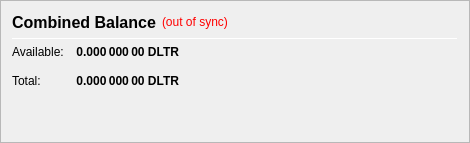
                   <widget class="QFrame" name="frame_CombinedBalances">
                    <property name="minimumSize">
                     <size>
                      <width>470</width>
                      <height>0</height>
                     </size>
                    </property>
                    <property name="frameShape">
                     <enum>QFrame::StyledPanel</enum>
                    </property>
                    <property name="frameShadow">
                     <enum>QFrame::Raised</enum>
                    </property>
                    <layout class="QVBoxLayout" name="verticalLayout_5">
                     <item>
                      <layout class="QHBoxLayout" name="horizontalLayout_5" stretch="0">
                       <item>
                        <widget class="QLabel" name="label_5z">
                         <property name="minimumSize">
                          <size>
                           <width>0</width>
                           <height>20</height>
                          </size>
                         </property>
                         <property name="font">
                          <font>
                           <pointsize>12</pointsize>
                           <weight>75</weight>
                           <bold>true</bold>
                          </font>
                         </property>
                         <property name="toolTip">
                          <string>Combined Balance (including unconfirmed and immature coins)</string>
                         </property>
                         <property name="text">
                          <string>Combined Balance</string>
                         </property>
                        </widget>
                       </item>
                       <item>
                        <widget class="QLabel" name="labelWalletStatus">
                         <property name="cursor">
                          <cursorShape>WhatsThisCursor</cursorShape>
                         </property>
                         <property name="toolTip">
                          <string>The displayed information may be out of date. Your wallet automatically synchronizes with the Delectrum network after a connection is established, but this process has not completed yet.</string>
                         </property>
                         <property name="styleSheet">
                          <string notr="true">QLabel { color: red; }</string>
                         </property>
                         <property name="text">
                          <string notr="true">(out of sync)</string>
                         </property>
                         <property name="alignment">
                          <set>Qt::AlignLeading|Qt::AlignLeft|Qt::AlignVCenter</set>
                         </property>
                        </widget>
                       </item>
                       <item>
                        <spacer name="horizontalSpacer_1">
                         <property name="orientation">
                          <enum>Qt::Horizontal</enum>
                         </property>
                         <property name="sizeHint" stdset="0">
                          <size>
                           <width>40</width>
                           <height>20</height>
                          </size>
                         </property>
                        </spacer>
                       </item>
                      </layout>
                     </item>
                     <item>
                      <widget class="Line" name="line_CombinedBalance">
                       <property name="minimumSize">
                        <size>
                         <width>0</width>
                         <height>1</height>
                        </size>
                       </property>
                       <property name="maximumSize">
                        <size>
                         <width>16777215</width>
                         <height>1</height>
                        </size>
                       </property>
                       <property name="orientation">
                        <enum>Qt::Horizontal</enum>
                       </property>
                      </widget>
                     </item>
                     <item>
                      <layout class="QGridLayout" name="gridLayout_3">
                       <property name="spacing">
                        <number>12</number>
                       </property>
                       <item row="1" column="0">
                        <widget class="QLabel" name="labelBalanceTextz">
                         <property name="text">
                          <string>Available:</string>
                         </property>
                        </widget>
                       </item>
                       <item row="1" column="1">
                        <widget class="QLabel" name="labelBalancez">
                         <property name="font">
                          <font>
                           <weight>75</weight>
                           <bold>true</bold>
                          </font>
                         </property>
                         <property name="cursor">
                          <cursorShape>IBeamCursor</cursorShape>
                         </property>
                         <property name="toolTip">
                          <string>Your current spendable balance</string>
                         </property>
                         <property name="text">
                          <string notr="true">0.000 000 00 DLTR</string>
                         </property>
                         <property name="alignment">
                          <set>Qt::AlignRight|Qt::AlignTrailing|Qt::AlignVCenter</set>
                         </property>
                         <property name="textInteractionFlags">
                          <set>Qt::LinksAccessibleByMouse|Qt::TextSelectableByKeyboard|Qt::TextSelectableByMouse</set>
                         </property>
                        </widget>
                       </item>
                       <item row="2" column="0">
                        <widget class="QLabel" name="labelTotalTextz">
                         <property name="text">
                          <string>Total:</string>
                         </property>
                        </widget>
                       </item>
                       <item row="2" column="1">
                        <widget class="QLabel" name="labelTotalz">
                         <property name="font">
                          <font>
                           <weight>75</weight>
                           <bold>true</bold>
                          </font>
                         </property>
                         <property name="cursor">
                          <cursorShape>IBeamCursor</cursorShape>
                         </property>
                         <property name="toolTip">
                          <string>Total Balance, including all unavailable coins.</string>
                         </property>
                         <property name="text">
                          <string notr="true">0.000 000 00 DLTR</string>
                         </property>
                         <property name="alignment">
                          <set>Qt::AlignRight|Qt::AlignTrailing|Qt::AlignVCenter</set>
                         </property>
                         <property name="textInteractionFlags">
                          <set>Qt::LinksAccessibleByMouse|Qt::TextSelectableByKeyboard|Qt::TextSelectableByMouse</set>
                         </property>
                        </widget>
                       </item>
                       <item row="2" column="3">
                        <spacer name="horizontalSpacer_2">
                         <property name="orientation">
                          <enum>Qt::Horizontal</enum>
                         </property>
                         <property name="sizeHint" stdset="0">
                          <size>
                           <width>40</width>
                           <height>20</height>
                          </size>
                         </property>
                        </spacer>
                       </item>
                      </layout>
                     </item>
                     <item>
                      <spacer name="verticalSpacer_1">
                       <property name="orientation">
                        <enum>Qt::Vertical</enum>
                       </property>
                       <property name="sizeHint" stdset="0">
                        <size>
                         <width>20</width>
                         <height>40</height>
                        </size>
                       </property>
                      </spacer>
                     </item>
                    </layout>
                   </widget>
